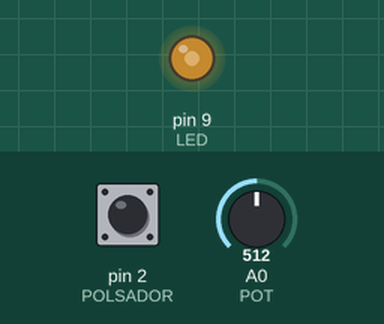
A sketch run on a simulated Arduino Uno, built with avr-gcc and run on an emulated ATmega328P. Parts: output pins drawn as LEDs (lit = HIGH). The test bench sets the inputs (shaded band); at power-on: A0 (POT) = 512, pin 2 (POLSADOR) HIGH.

Above: at 1.2 s.
1.3 s: A0 (POT) set to 716
At 2.2 s:
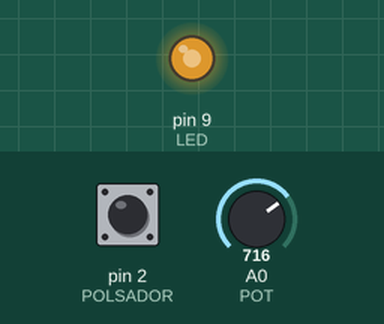
2.8 s: A0 (POT) set to 900
At 3.4 s:
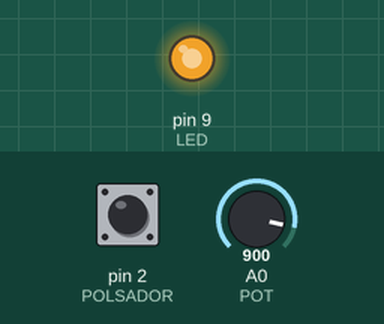
4.3 s: A0 (POT) set to 122
At 5.5 s:
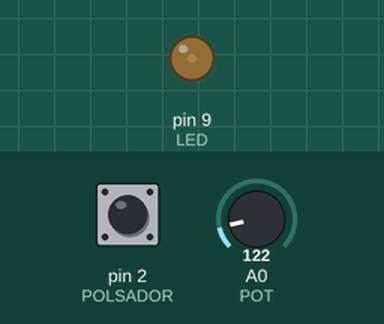
5.8 s: A0 (POT) set to 0
At 6.9 s:
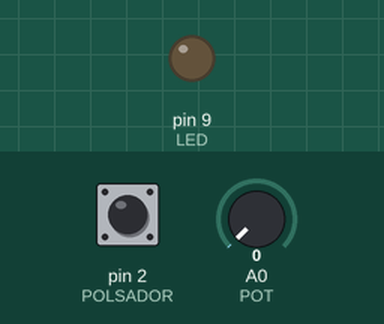
8.9 s: A0 (POT) set to 511
At 9.2 s:
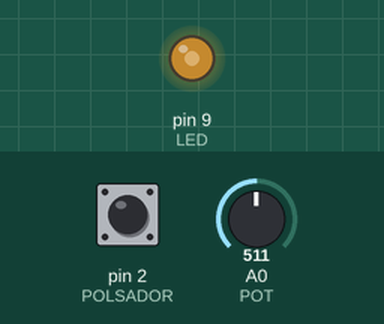
Timing chart, 0 to 11.4 s (numbered marks = the images above; inputs shaded):
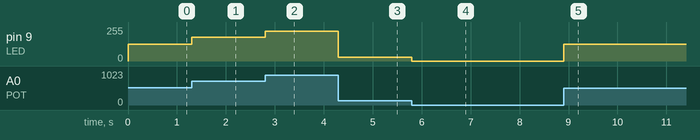

The sketch:

ampliat.ino
```cpp
/*
  Solucionari Repte SA3-C · Instrument/comptador interactiu (AMPLIAT)
  Combina les DUES entrades del repte (potenciometre + polsador):
  AMPLIACIO 1: mostra valor i recompte clars al Monitor Serie.
  AMPLIACIO 2: map() del potenciometre a un rang util (0..255 de PWM).
  AMPLIACIO 3: combina dues entrades -> mini-instrument:
     - el potenciometre regula la brillantor d'un LED,
     - el polsador (amb debounce) compta premudes i les mostra.
  Circuit: POT cursor -> A0 ; LED al pin 9 (~PWM) ; polsador entre pin 2 i GND.
*/

const int POT = A0;
const int LED = 9;
const int POLSADOR = 2;

int comptador = 0;
int estatAnterior = HIGH;
unsigned long ultimCanvi = 0;
const unsigned long ANTIREBOT = 40;

void setup() {
  pinMode(LED, OUTPUT);
  pinMode(POLSADOR, INPUT_PULLUP);
  Serial.begin(9600);
}

void loop() {
  // AMPLIACIO 2: potenciometre -> brillantor (map a 0..255)
  int brillantor = map(analogRead(POT), 0, 1023, 0, 255);
  analogWrite(LED, brillantor);

  // AMPLIACIO 3: polsador amb debounce que compta
  int estat = digitalRead(POLSADOR);
  if (estat != estatAnterior && (millis() - ultimCanvi) > ANTIREBOT) {
    ultimCanvi = millis();
    if (estat == LOW) {                 // premuda
      comptador++;
      // AMPLIACIO 1: recompte i valor al Serial
      Serial.print("Premudes: "); Serial.print(comptador);
      Serial.print("  Brillantor: "); Serial.println(brillantor);
    }
    estatAnterior = estat;
  }
}
```

Measured:
- after the input at 1.3 s, pin 9 (LED): 127/255 → 178/255 at once
- after the input at 2.8 s, pin 9 (LED): 178/255 → 224/255 at once
- after the input at 4.3 s, pin 9 (LED): 224/255 → 30/255 at once
- after the input at 5.8 s, pin 9 (LED): 30/255 → 0/255 at once
- after the input at 8.9 s, pin 9 (LED): 0/255 → 127/255 at once
